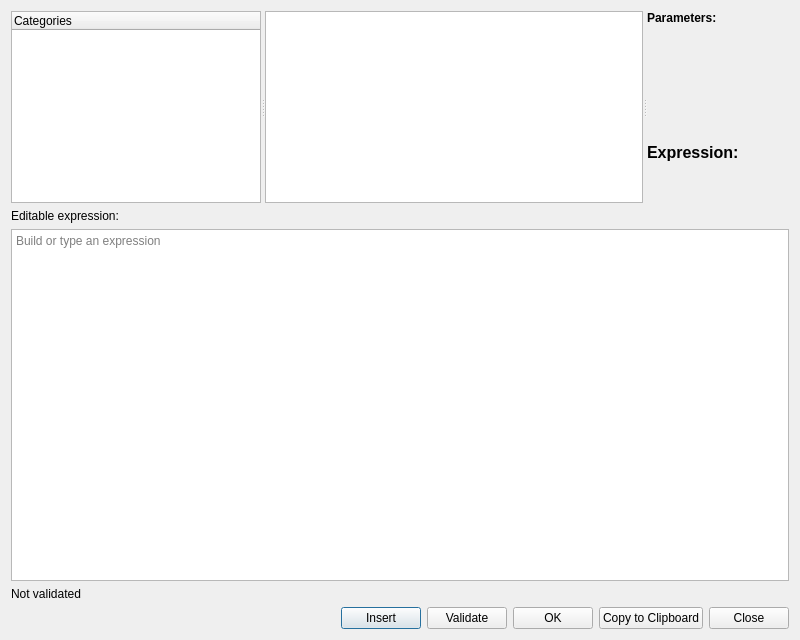
<?xml version="1.0" encoding="UTF-8"?>
<ui version="4.0">
 <class>ExpressionBuilder</class>
 <widget class="QDialog" name="ExpressionBuilder">
  <property name="geometry">
   <rect>
    <x>0</x>
    <y>0</y>
    <width>800</width>
    <height>640</height>
   </rect>
  </property>
  <property name="windowTitle">
   <string>Expression Builder</string>
  </property>
  <layout class="QVBoxLayout" name="verticalLayout">
   <item>
    <widget class="QSplitter" name="splitter">
     <property name="orientation">
      <enum>Qt::Horizontal</enum>
     </property>
     <widget class="QTreeWidget" name="treeCategories">
      <property name="minimumSize">
       <size>
        <width>150</width>
        <height>0</height>
       </size>
      </property>
      <property name="maximumSize">
       <size>
        <width>250</width>
        <height>16777215</height>
       </size>
      </property>
      <column>
       <property name="text">
        <string>Categories</string>
       </property>
      </column>
     </widget>
     <widget class="QListWidget" name="listExpressions">
      <property name="minimumSize">
       <size>
        <width>200</width>
        <height>0</height>
       </size>
      </property>
     </widget>
     <widget class="QWidget" name="rightPanel" native="true">
      <layout class="QVBoxLayout" name="verticalLayout_2">
       <item>
        <widget class="QLabel" name="labelParameters">
         <property name="text">
          <string>&lt;b&gt;Parameters:&lt;/b&gt;</string>
         </property>
        </widget>
       </item>
       <item>
        <widget class="QWidget" name="parameterWidget" native="true">
         <property name="sizePolicy">
          <sizepolicy hsizetype="Preferred" vsizetype="Expanding">
           <horstretch>0</horstretch>
           <verstretch>0</verstretch>
          </sizepolicy>
         </property>
        </widget>
       </item>
       <item>
        <widget class="QLabel" name="expressionPreview">
         <property name="minimumSize">
          <size>
           <width>0</width>
           <height>60</height>
          </size>
         </property>
         <property name="font">
          <font>
           <pointsize>12</pointsize>
          </font>
         </property>
         <property name="text">
          <string>&lt;b&gt;Expression:&lt;/b&gt; </string>
         </property>
         <property name="wordWrap">
          <bool>true</bool>
         </property>
         <property name="margin">
          <number>10</number>
         </property>
         <property name="alignment">
          <set>Qt::AlignLeading|Qt::AlignLeft|Qt::AlignTop</set>
         </property>
        </widget>
       </item>
      </layout>
     </widget>
    </widget>
   </item>
   <item>
    <widget class="QLabel" name="labelExpressionEditor">
     <property name="text"><string>Editable expression:</string></property>
    </widget>
   </item>
   <item>
    <widget class="QPlainTextEdit" name="expressionEditor">
     <property name="minimumSize"><size><width>0</width><height>100</height></size></property>
     <property name="placeholderText"><string>Build or type an expression</string></property>
    </widget>
   </item>
   <item>
    <widget class="QLabel" name="validationStatus">
     <property name="text"><string>Not validated</string></property>
     <property name="wordWrap"><bool>true</bool></property>
    </widget>
   </item>
   <item>
    <layout class="QHBoxLayout" name="horizontalLayout">
     <item>
      <spacer name="horizontalSpacer">
       <property name="orientation">
        <enum>Qt::Horizontal</enum>
       </property>
       <property name="sizeHint" stdset="0">
        <size>
         <width>40</width>
         <height>20</height>
        </size>
       </property>
      </spacer>
     </item>
     <item>
      <widget class="QPushButton" name="btnInsert">
       <property name="text"><string>Insert</string></property>
      </widget>
     </item>
     <item>
      <widget class="QPushButton" name="btnValidate">
       <property name="text"><string>Validate</string></property>
      </widget>
     </item>
     <item>
      <widget class="QPushButton" name="btnApply">
       <property name="text"><string>OK</string></property>
      </widget>
     </item>
     <item>
      <widget class="QPushButton" name="btnCopyToClipboard">
       <property name="text">
        <string>Copy to Clipboard</string>
       </property>
      </widget>
     </item>
     <item>
      <widget class="QPushButton" name="btnClose">
       <property name="text">
        <string>Close</string>
       </property>
      </widget>
     </item>
    </layout>
   </item>
  </layout>
 </widget>
 <resources/>
 <connections/>
</ui>
